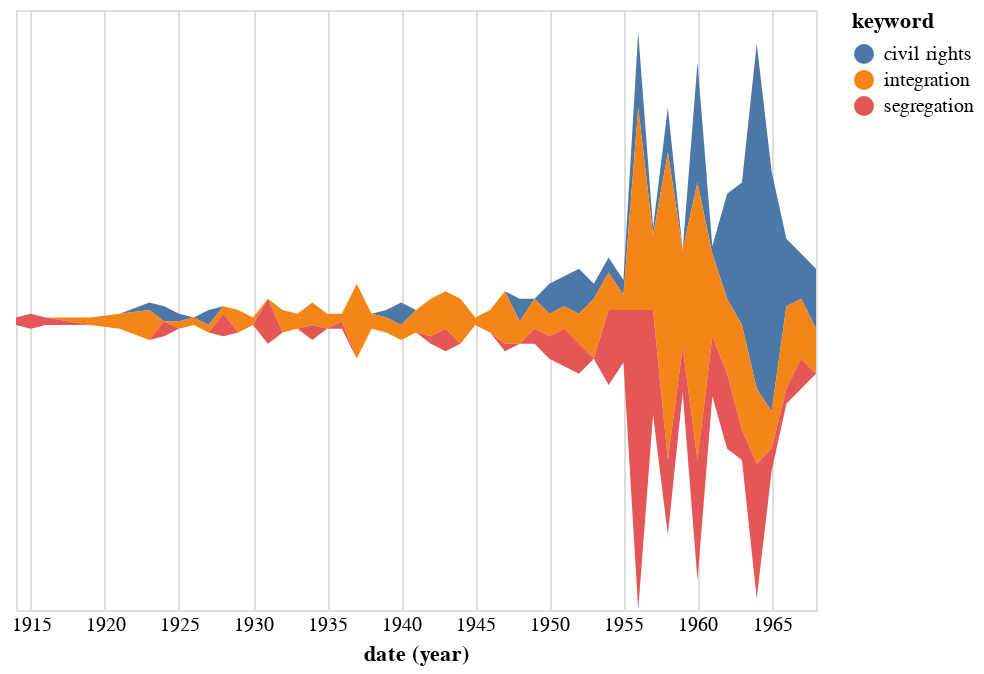

Notebook source saved alongside this figure:
### Markdown cell above
## Steam Graph
NB: would work better if data were more continuous

### Code cell
alt.Chart(df).mark_area().encode(
    alt.X('year(date):T',
        axis=alt.Axis(format='%Y', domain=False, tickSize=0)
    ),
    alt.Y('count(keyword):Q', stack='center', axis=None),
    alt.Color('keyword:N',
        scale=alt.Scale()
    )
).interactive()

### Figure 1 — Vega-Lite specification as saved in the notebook (floating-point values rounded to 4 significant figures; data arrays with more than 128 entries replaced by an {"elided": "..."} marker saying what was removed)
{"config": {"view": {"continuousWidth": 400, "continuousHeight": 300}}, "data": {"name": "data-0e16885d982734f51a9dc21db5d52515"}, "mark": "area", "encoding": {"color": {"type": "nominal", "field": "keyword", "scale": {}}, "x": {"type": "temporal", "axis": {"domain": false, "format": "%Y", "tickSize": 0}, "field": "date", "timeUnit": "year"}, "y": {"type": "quantitative", "aggregate": "count", "axis": null, "field": "keyword", "stack": "center"}}, "selection": {"selector004": {"type": "interval", "bind": "scales", "encodings": ["x", "y"]}}, "$schema": "https://vega.github.io/schema/vega-lite/v4.8.1.json", "datasets": {"data-0e16885d982734f51a9dc21db5d52515": {"elided": "697 records"}}}
